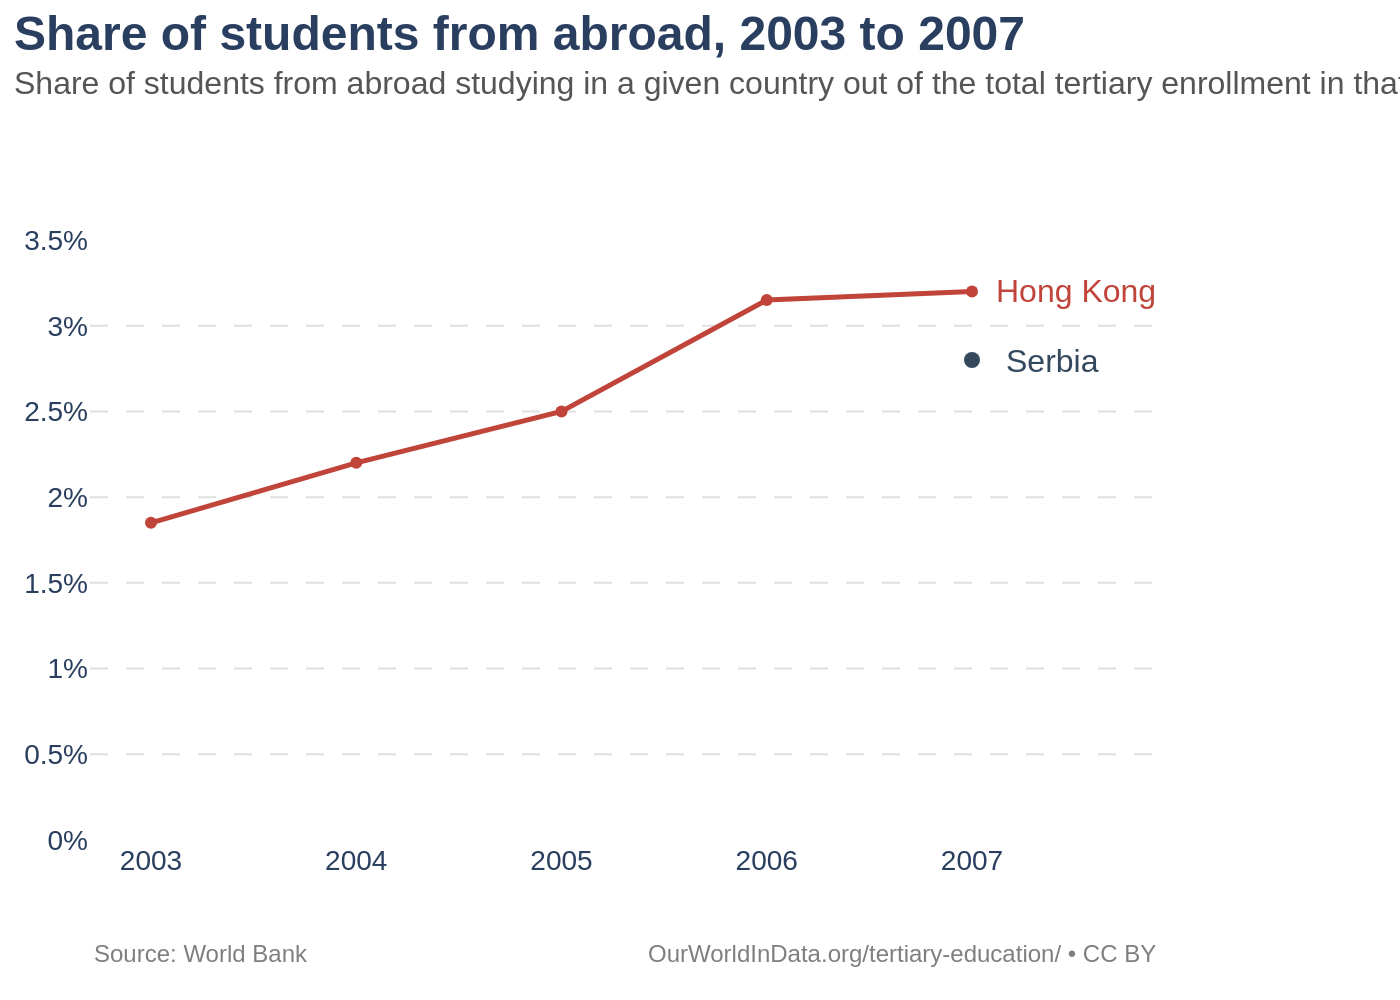

Here is the Python script that generated this plot:
import sys
import json
import pathlib
import plotly.graph_objects as go

if len(sys.argv) != 2:
    print("Usage: python recreate_chart.py <path_to_json_file>")
    sys.exit(1)

json_path = sys.argv[1]
with open(json_path, 'r', encoding='utf-8') as f:
    chart_info = json.load(f)

data = chart_info['chart_data']
texts = chart_info['texts']
colors = chart_info['colors']

fig = go.Figure()

for i, series in enumerate(data):
    mode = 'lines+markers' if len(series['x']) > 1 else 'markers'
    fig.add_trace(go.Scatter(
        x=series['x'],
        y=series['y'],
        name=series['name'],
        mode=mode,
        line=dict(color=colors[i], width=2.5),
        marker=dict(color=colors[i], size=8 if mode == 'markers' else 6),
        hoverinfo='skip'
    ))

title_text = f"<span style='font-size: 24px;'><b>{texts['title']}</b></span><br><span style='font-size: 16px; color: #555555;'>{texts['subtitle']}</span>"
source_text = f"<span style='font-size: 12px; color: #7f7f7f;'>{texts['source']}</span>"
note_text = f"<span style='font-size: 12px; color: #7f7f7f;'>{texts['note']}</span>"

fig.update_layout(
    title=dict(
        text=title_text,
        x=0.01,
        y=0.95,
        xanchor='left',
        yanchor='top'
    ),
    xaxis=dict(
        title_text=texts['x_axis_title'],
        showline=False,
        showgrid=False,
        tickvals=[2003, 2004, 2005, 2006, 2007],
        tickfont=dict(size=14)
    ),
    yaxis=dict(
        title_text=texts['y_axis_title'],
        showline=False,
        showgrid=True,
        gridcolor='#e0e0e0',
        griddash='dash',
        ticksuffix='%',
        range=[0, 3.5],
        dtick=0.5,
        tickfont=dict(size=14)
    ),
    font=dict(
        family="Arial"
    ),
    plot_bgcolor='white',
    paper_bgcolor='white',
    showlegend=False,
    margin=dict(l=40, r=120, t=120, b=80)
)

annotations = [
    dict(
        text=source_text,
        showarrow=False,
        xref="paper", yref="paper",
        x=0, y=-0.16,
        xanchor='left', yanchor='top',
        align='left'
    ),
    dict(
        text=note_text,
        showarrow=False,
        xref="paper", yref="paper",
        x=1, y=-0.16,
        xanchor='right', yanchor='top',
        align='right'
    ),
    dict(
        x=data[0]['x'][-1],
        y=data[0]['y'][-1],
        text=data[0]['name'],
        font=dict(color=colors[0], size=16),
        showarrow=False,
        xanchor='left',
        xshift=10
    ),
    dict(
        x=data[1]['x'][-1],
        y=data[1]['y'][-1],
        text=data[1]['name'],
        font=dict(color=colors[1], size=16),
        showarrow=False,
        xanchor='left',
        xshift=15
    )
]

fig.update_layout(annotations=annotations)

output_filename_base = pathlib.Path(json_path).stem
fig.write_image(f"{output_filename_base}.png", scale=2)

print(f"Chart saved to {output_filename_base}.png")
